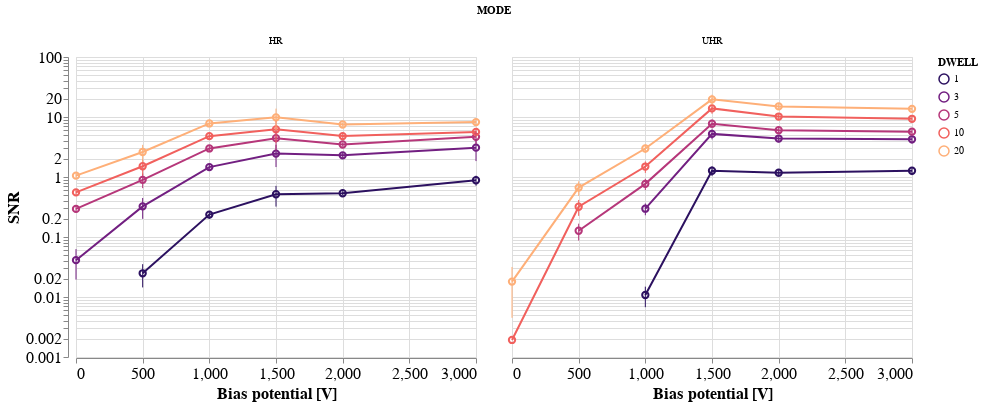

Notebook cell for this chart:
### Markdown cell above
### Plot of SNR measurements from SSNR

### Code cell
# Data source for plot
source = df_snr.loc[df_snr['SNR'] > 0.001].copy()
# source = df_snr.copy()
scheme = 'magma'

chart = alt.Chart().encode(
    x=alt.X('SB:Q',
            axis=alt.Axis(tickMinStep=500,
                          title='Bias potential [V]')),
    y=alt.Y('SNR:Q',
            aggregate='mean',
            scale=alt.Scale(domain=[0.001, 100], type='log')),
    color=alt.Color('DWELL:N',
                    scale=alt.Scale(scheme=scheme))
)

chart = (chart.mark_line() +\
         chart.mark_point(size=40))

error_bars = alt.Chart().mark_errorbar(extent='stdev').encode(
    x=alt.X('SB:Q'),
    y=alt.Y('SNR:Q'),
    color=alt.Color('DWELL:N',
                    scale=alt.Scale(scheme=scheme))
)

alt.layer(chart, error_bars, data=source).facet(
    column='MODE:N'
).configure_axis(
    labelFontSize=16,
    titleFontSize=16
)

### Figure 1 — Vega-Lite specification as saved in the notebook (floating-point values rounded to 4 significant figures; data arrays with more than 128 entries replaced by an {"elided": "..."} marker saying what was removed)
{"$schema": "https://vega.github.io/schema/vega-lite/v3.4.0.json", "config": {"axis": {"labelFontSize": 16, "titleFontSize": 16}, "mark": {"tooltip": null}, "view": {"height": 300, "width": 400}}, "data": {"name": "data-bf422e8fa358c8337696798eb229f87c"}, "datasets": {"data-bf422e8fa358c8337696798eb229f87c": {"elided": "261 records"}}, "facet": {"column": {"field": "MODE", "type": "nominal"}}, "spec": {"layer": [{"layer": [{"encoding": {"color": {"field": "DWELL", "scale": {"scheme": "magma"}, "type": "nominal"}, "x": {"axis": {"tickMinStep": 500, "title": "Bias potential [V]"}, "field": "SB", "type": "quantitative"}, "y": {"aggregate": "mean", "field": "SNR", "scale": {"domain": [0.001, 100], "type": "log"}, "type": "quantitative"}}, "mark": "line"}, {"encoding": {"color": {"field": "DWELL", "scale": {"scheme": "magma"}, "type": "nominal"}, "x": {"axis": {"tickMinStep": 500, "title": "Bias potential [V]"}, "field": "SB", "type": "quantitative"}, "y": {"aggregate": "mean", "field": "SNR", "scale": {"domain": [0.001, 100], "type": "log"}, "type": "quantitative"}}, "mark": {"size": 40, "type": "point"}}]}, {"encoding": {"color": {"field": "DWELL", "scale": {"scheme": "magma"}, "type": "nominal"}, "x": {"field": "SB", "type": "quantitative"}, "y": {"field": "SNR", "type": "quantitative"}}, "mark": {"extent": "stdev", "type": "errorbar"}}]}}
